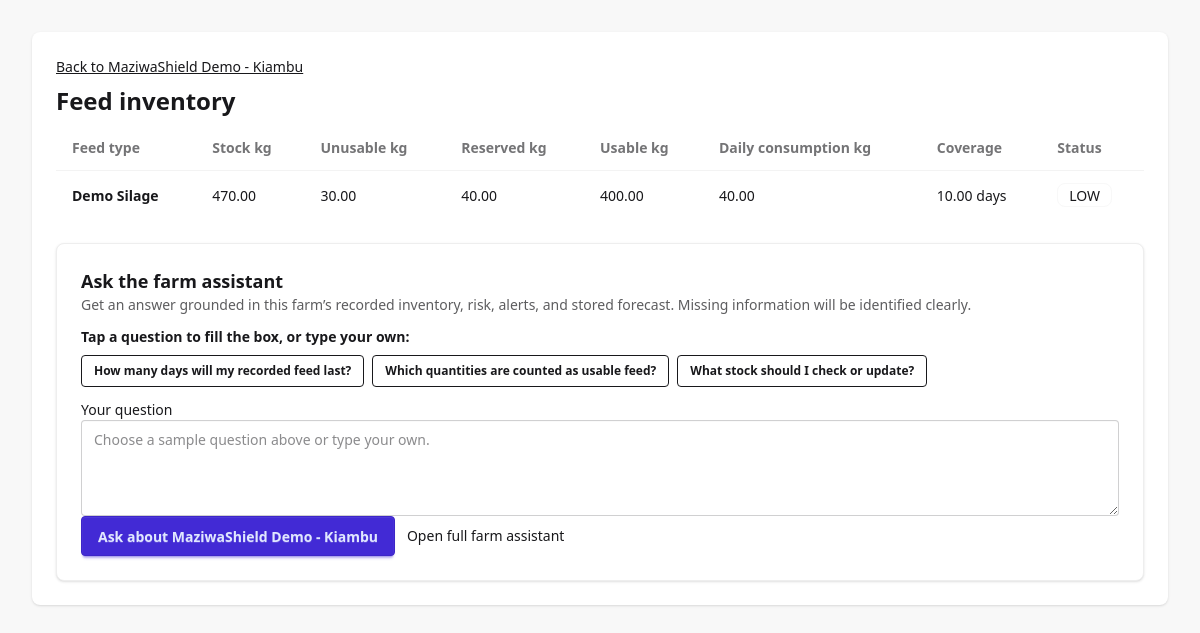
/farms/3/inventory/ (signed in), run on the app's committed database.
### farms/models.py (models this page shows, shortened)
class Farm(models.Model):
    owner = models.ForeignKey(
        settings.AUTH_USER_MODEL,
        on_delete=models.PROTECT,
        related_name="farms",
    )
    name = models.CharField(max_length=150)
    county = models.CharField(max_length=100, blank=True)
    location = models.CharField(max_length=255)
    herd_size = models.PositiveIntegerField(null=True, blank=True)
    average_daily_milk_litres = models.DecimalField(
        max_digits=10,
        decimal_places=2,
        null=True,
        blank=True,
        validators=[MinValueValidator(Decimal("0"))],
    )
    milk_price_per_litre_kes = models.DecimalField(
        max_digits=10,
        decimal_places=2,
        null=True,
        blank=True,
        validators=[MinValueValidator(Decimal("0"))],
    )
    latitude = models.DecimalField(
        max_digits=9,
        decimal_places=6,
        null=True,
        blank=True,
        validators=[MinValueValidator(Decimal("-90")), MaxValueValidator(Decimal("90"))],
    )
    longitude = models.DecimalField(
        max_digits=9,
        decimal_places=6,
        null=True,
        blank=True,
        validators=[
            MinValueValidator(Decimal("-180")),
            MaxValueValidator(Decimal("180")),
        ],
    )
    created_at = models.DateTimeField(auto_now_add=True)
    updated_at = models.DateTimeField(auto_now=True)
    class Meta:
        ordering = ["name"]
        constraints = [
            models.CheckConstraint(
                condition=(
                    Q(latitude__isnull=True, longitude__isnull=True)
                    | Q(latitude__isnull=False, longitude__isnull=False)
                ),
                name="farm_coordinates_both_or_neither",
            ),
            models.CheckConstraint(
                condition=Q(latitude__isnull=True)
                | Q(latitude__gte=Decimal("-90"), latitude__lte=Decimal("90")),
                name="farm_latitude_in_range",
            ),
            models.CheckConstraint(
                condition=Q(longitude__isnull=True)
                | Q(longitude__gte=Decimal("-180"), longitude__lte=Decimal("180")),
                name="farm_longitude_in_range",
            ),
        ]

class FeedInventory(models.Model):
    farm = models.ForeignKey(
        Farm,
        on_delete=models.CASCADE,
        related_name="inventory",
    )
    feed_type = models.ForeignKey(
        FeedType,
        on_delete=models.PROTECT,
        related_name="inventory_records",
    )
    stock_kg = models.DecimalField(
        max_digits=12,
        decimal_places=2,
        validators=[MinValueValidator(Decimal("0"))],
    )
    unusable_kg = models.DecimalField(
        max_digits=12,
        decimal_places=2,
        default=Decimal("0"),
        validators=[MinValueValidator(Decimal("0"))],
    )
    reserved_kg = models.DecimalField(
        max_digits=12,
        decimal_places=2,
        default=Decimal("0"),
        validators=[MinValueValidator(Decimal("0"))],
    )
    daily_consumption_kg = models.DecimalField(
        max_digits=10,
        decimal_places=2,
        validators=[MinValueValidator(Decimal("0"))],
        help_text="Recorded daily consumption for this feed type.",
    )
    updated_at = models.DateTimeField(auto_now=True)
    class Meta:
        ordering = ["farm__name", "feed_type__name"]
        constraints = [
            models.UniqueConstraint(
                fields=["farm", "feed_type"],
                name="unique_farm_feed_inventory",
            ),
            models.CheckConstraint(
                condition=Q(stock_kg__gte=0),
                name="inventory_stock_nonnegative",
            ),
            models.CheckConstraint(
                condition=Q(unusable_kg__gte=0),
                name="inventory_unusable_nonnegative",
            ),
            models.CheckConstraint(
                condition=Q(reserved_kg__gte=0),
                name="inventory_reserved_nonnegative",
            ),
            models.CheckConstraint(
                condition=Q(daily_consumption_kg__gte=0),
                name="inventory_consumption_nonnegative",
            ),
            models.CheckConstraint(
                condition=Q(unusable_kg__lte=models.F("stock_kg")),
                name="inventory_unusable_not_above_stock",
            ),
            models.CheckConstraint(
                condition=Q(reserved_kg__lte=models.F("stock_kg")),
                name="inventory_reserved_not_above_stock",
            ),
            models.CheckConstraint(
                condition=Q(
                    unusable_kg__lte=(
                        models.F("stock_kg") - models.F("reserved_kg")
                    )
                ),
                name="inventory_usable_stock_nonnegative",
            ),
        ]
    @property
    def usable_stock_kg(self):
        return (
            self.stock_kg
            - self.unusable_kg
            - self.reserved_kg
        )
    @property
    def coverage_days(self):
        if self.daily_consumption_kg is None or self.daily_consumption_kg <= 0:
            return None
        return self.usable_stock_kg / self.daily_consumption_kg

class FeedType(models.Model):
    class Category(models.TextChoices):
        HAY = "hay", "Hay"
        SILAGE = "silage", "Silage"
        PASTURE = "pasture", "Pasture"
        CONCENTRATE = "concentrate", "Concentrate"
        OTHER = "other", "Other"
    name = models.CharField(max_length=100, unique=True)
    category = models.CharField(
        max_length=20,
        choices=Category.choices,
        default=Category.OTHER,
    )
    description = models.TextField(blank=True, null=True)
    created_at = models.DateTimeField(auto_now_add=True)
    class Meta:
        ordering = ["name"]

### core/views.py (the view)
# urls.py: path('farms/<int:farm_id>/inventory/', views.inventory_list, name="inventory_list"),
@login_required
def inventory_list(request, farm_id):
  from django.shortcuts import get_object_or_404
  from farms.services.inventory import get_inventory_status
  farm = get_object_or_404(Farm, pk=farm_id, owner=request.user)
  inventory = list(farm.inventory.select_related("feed_type"))
  for item in inventory:
    item.status_label = get_inventory_status(item)
  return render(request, "farms/inventory_list.html", {"farm": farm, "inventory": inventory})

### farms/services/inventory.py (called while the page is built)
def get_inventory_status(inventory: FeedInventory) -> str:
    coverage = inventory.coverage_days
    if coverage is None:
        return InventoryStatus.UNKNOWN
    if coverage > HEALTHY_COVERAGE_DAYS:
        return InventoryStatus.HEALTHY
    if coverage > LOW_COVERAGE_DAYS:
        return InventoryStatus.LOW
    return InventoryStatus.CRITICAL

### templates/farms/inventory_list.html
{% extends 'base.html' %}{% block title %}Inventory | {{ farm.name }}{% endblock %}{% block content %}
<main class="min-h-screen bg-base-200 p-4 sm:p-8"><section class="card mx-auto max-w-6xl bg-base-100 shadow"><div class="card-body"><a class="link w-fit" href="{% url 'core:farm_detail' farm.id %}">Back to {{ farm.name }}</a><h1 class="card-title text-2xl">Feed inventory</h1>{% if inventory %}<div class="overflow-x-auto"><table class="table table-zebra"><thead><tr><th>Feed type</th><th>Stock kg</th><th>Unusable kg</th><th>Reserved kg</th><th>Usable kg</th><th>Daily consumption kg</th><th>Coverage</th><th>Status</th></tr></thead><tbody>{% for item in inventory %}<tr><th>{{ item.feed_type.name }}</th><td>{{ item.stock_kg }}</td><td>{{ item.unusable_kg }}</td><td>{{ item.reserved_kg }}</td><td>{{ item.usable_stock_kg }}</td><td>{{ item.daily_consumption_kg }}</td><td>{% if item.coverage_days is not None %}{{ item.coverage_days|floatformat:2 }} days{% else %}Unknown{% endif %}</td><td><span class="badge">{{ item.status_label }}</span></td></tr>{% endfor %}</tbody></table></div>{% else %}<div role="status" class="alert alert-info">No inventory is available for this farm yet.</div>{% endif %}<div class="mt-4">{% include 'assistantAnalytics/_farm_question_prompt.html' with farm=farm question_one='How many days will my recorded feed last?' question_two='Which quantities are counted as usable feed?' starter_question='What stock should I check or update?' %}</div></div></section></main>{% endblock %}

### templates/assistantAnalytics/_farm_question_prompt.html (shortened to what this page needs)
<section class="card border border-base-300 bg-base-100 shadow-sm" data-farm-assistant>
  <div class="card-body gap-3">
    <div>
      <h2 class="card-title">Ask the farm assistant</h2>
      <p class="text-sm text-base-content/70">Get an answer grounded in this farm’s recorded inventory, risk, alerts, and stored forecast. Missing information will be identified clearly.</p>
    </div>
    <div class="space-y-2" aria-label="Sample questions">
      <p class="text-sm font-semibold">Tap a question to fill the box, or type your own:</p>
      <div class="flex flex-wrap gap-2">
        <button class="btn btn-sm btn-outline" type="button" data-assistant-question="{{ question_one }}">{{ question_one }}</button>
        <button class="btn btn-sm btn-outline" type="button" data-assistant-question="{{ question_two }}">{{ question_two }}</button>
        {% if starter_question %}<button class="btn btn-sm btn-outline" type="button" data-assistant-question="{{ starter_question }}">{{ starter_question }}</button>{% endif %}
      </div>
    </div>
    <form method="post" action="{% url 'assistantAnalytics:ask' %}" class="space-y-3">
      <label class="form-control w-full">
        <span class="label-text mb-2">Your question</span>
        <textarea class="textarea textarea-bordered min-h-24 w-full" name="question" rows="3" maxlength="1000" required placeholder="Choose a sample question above or type your own."></textarea>
      </label>
      <div class="flex flex-wrap items-center gap-3">
        <button class="btn btn-primary" type="submit">Ask about {{ farm.name }}</button>
        <a class="link link-hover text-sm" href="{% url 'assistantAnalytics:ask' %}?farm={{ farm.pk }}">Open full farm assistant</a>
      </div>
    </form>
  </div>
</section>

### data on the page
Farm: name "MaziwaShield Demo - Kiambu"
FeedInventory: feed_type.name "Demo Silage", stock_kg "470.00", unusable_kg "30.00", reserved_kg "40.00", usable_stock_kg "400.00", daily_consumption_kg "40.00", coverage_days "10.00", status_label "LOW"

### other printed values
{{ question_one }} "How many days will my recorded feed last?"
{{ question_two }} "Which quantities are counted as usable feed?"
{{ starter_question }} "What stock should I check or update?"
